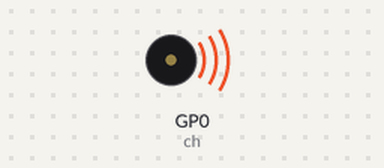
Recording of a program running on a simulated Raspberry Pi Pico running MicroPython. Shown: buzzer (waves = sounding).

Above: at 0.5 s.
Timing chart, 0 to 15.3 s (numbered marks = the images above):
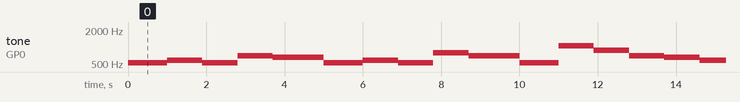

The program:

Melody.py
```python
#----------------------------------------------------------
#				MELODY MAKER - PLAY HAPPY BIRTHDAY
#				==================================
#
# In this project a buzzer is connected to port pin GP0
# which is configured as a PWM output. The program plays the
# melody Happy Birthday
#
# Author: Dogan Ibrahim
# File  : Melody.py
# Date  : February 2011
#------------------------------------------------------------
from machine import Pin, PWM
import utime

ch = PWM(Pin(0))				            # PWM output at GP0
MaxNotes = 25
Durations = [0]*MaxNotes
#
# Melody frequencis
#
frequency = [262,262,294,262,349,330,262,262,294,262,
			   392,349,262,262,524,440,349,330,294,466,
			   466,440,349,392,349]
#
# Frequency durations
#
duration = [1,1,2,2,2,3,1,1,2,2,2,3,1,1,2,2,2,2,
			  2,1,1,2,2,2,3]

for k in range(MaxNotes):
    Durations[k] = 400 * duration[k]

while True:								# Do forever
    for k in range(MaxNotes):			# Do for all notes
        ch.duty_u16(32767)				# Duty cycle
        ch.freq(2*frequency[k])			# Play 2nd harmonics
        utime.sleep_ms(Durations[k])	# Durations
        utime.sleep_ms(100)				# Wait
    ch.duty_u16(0)						# Stop playing
    utime.sleep(3)						# Stop 3 seconds

    
```

Measured:
- by itself, tone on GP0 (ch): plays 524 Hz for 1.0 s, 588 Hz for 0.90 s, 524 Hz for 0.90 s, 698 Hz for 0.90 s, 660 Hz for 1.3 s, 524 Hz for 1.0 s … (118 notes in this stretch)
